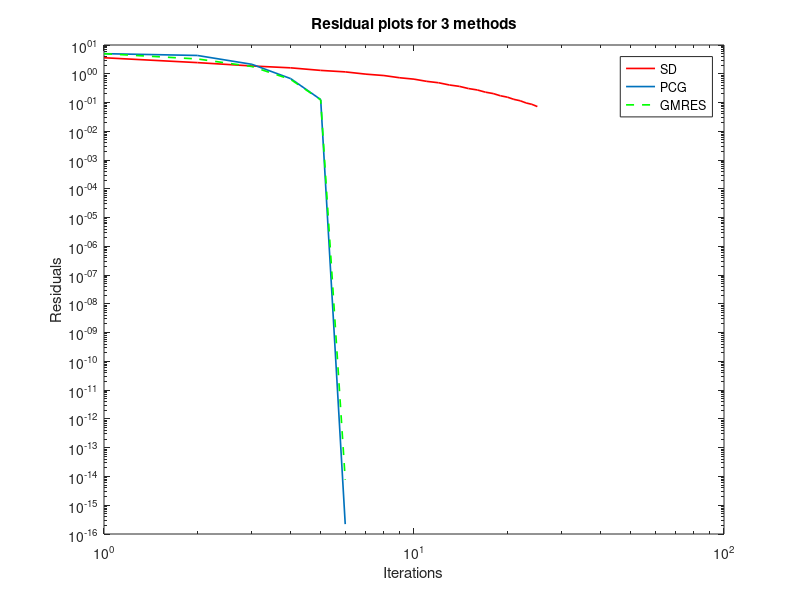

MATLAB code to generate this figure:
%% Parameters
N = 5;      %size of matrix
max_iter = 25;     % maximum number of iterations
A = gallery('poisson',N);
b = ones(N*N,1);
%% Steepest Descent
x = zeros(N*N,max_iter);
x(:,1) = 1;     %initial condition is 1 
r = zeros(N*N,max_iter);
res = zeros(1,max_iter);
for k = 1:max_iter
    r(:,k) = b - A*x(:,k);
    res(k) = norm(r(:,k),2);
    alpha = dot(r(:,k),r(:,k))/dot(A*r(:,k), r(:,k));
    x(:,k+1) = x(:,k) + alpha*r(:,k);
end
%% PCG
[x2,flag2,relres2,iter2,resvec2] = pcg(A,b,[],max_iter);
assert(flag2==0)
%% GMRES
[x3,flag3,relres3,iter3,resvec3] = gmres(A,b,[],[],max_iter);
assert(flag2==0)
%% Plot
clf
figure(1)
loglog(res,'r','LineWidth',1.2)
hold on
loglog(resvec2,'LineWidth',1.2)
loglog(resvec3,'g--','LineWidth',1.2)
xlabel('Iterations')
ylabel('Residuals')
title('Residual plots for 3 methods')
legend({'SD','PCG','GMRES'})

%% Energy norm error
xstar = A\b;
[x2] = pcg(A,b,[],5);
[x3] = gmres(A,b,[],[],5);
e_pcg = dot(A*(x2-xstar),x2-xstar)
e_gmres = dot(A*(x3-xstar),x3-xstar)